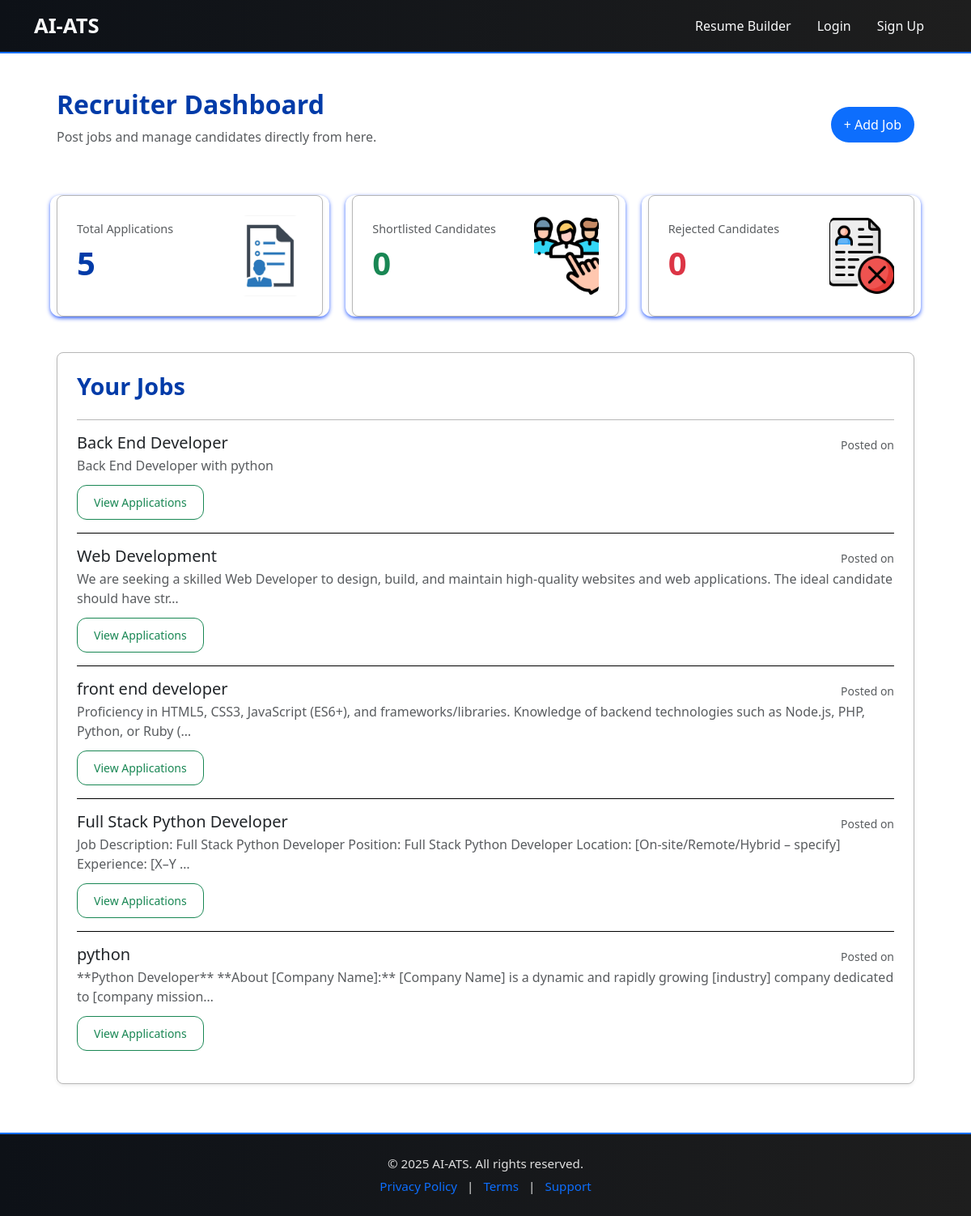
Page /dashboard/recruiter/ (signed in) on the committed database.
### core/models.py (models this page shows, shortened)
class Job(models.Model):
    title = models.CharField(max_length=200)
    description = models.TextField()
    recruiter = models.ForeignKey(
        'CustomUser',
        on_delete=models.CASCADE,
        limit_choices_to={'is_recruiter': True}
    )
    is_internal = models.BooleanField(default=True)
    external_url = models.URLField(blank=True, null=True)
    job_field = models.ForeignKey(JobField, on_delete=models.SET_NULL, null=True)

### core/views.py (the view)
# urls.py: path('dashboard/recruiter/', views.recruiter_dashboard, name='recruiter_dashboard'),
@login_required
def recruiter_dashboard(request):
    if not request.user.is_recruiter:
        return redirect('dashboard')
    recruiter_jobs = Job.objects.filter(recruiter=request.user)
    total_applications = Application.objects.filter(job__in=recruiter_jobs).count()
    shortlisted = Application.objects.filter(job__in=recruiter_jobs, status='shortlisted').count()
    rejected = Application.objects.filter(job__in=recruiter_jobs, status='rejected').count()
    context = {
        'jobs': recruiter_jobs,
        'total_applications': total_applications,
        'shortlisted': shortlisted,
        'rejected': rejected,
    }
    return render(request, 'core/recruiter_dashboard.html', context)

### core/templates/core/recruiter_dashboard.html (shortened to what this page needs)
{% extends 'core/base.html' %}
{% load static %}
{% block content %}
<div class="dashboard-container">
    <div class="d-flex justify-content-between align-items-center mb-4">
        <div>
            <h2 class="fw-bold">Recruiter Dashboard</h2>
            <p class="text-muted">Post jobs and manage candidates directly from here.</p>
        </div>
        <form action="{% url 'logout' %}" method="post">
            <a href="{% url 'post_job' %}" class="btn btn-primary rounded-pill px-3">+ Add Job </a>
        </form>
    </div>
    <div class="row g-3 mb-4">
    <div class="col-md-4">
        <div class="card shadow-sm p-4 rounded-3 d-flex flex-row justify-content-between align-items-center">
            <div>
                <h6 class="text-muted">Total Applications</h6>
                <h1 class="fw-bold">{{ total_applications|default:"0" }}</h1>
            </div>
            <div style="background:url('{% static 'images/totalaplicant.jpg' %}') no-repeat center center/cover;
                        height:100px; width:80px; border-radius:12px;">
            </div>
        </div>
    </div>
    <div class="col-md-4">
        <div class="card shadow-sm p-4 rounded-3 d-flex flex-row justify-content-between align-items-center">
            <div>
                <h6 class="text-muted">Shortlisted Candidates</h6>
                <h1 class="fw-bold text-success">{{ shortlisted|default:"0" }}</h1>
            </div>
            <div style="background:url('{% static 'images/shortlisted.png' %}') no-repeat center center/cover;
                        height:100px; width:80px; border-radius:12px;">
            </div>
        </div>
    </div>
    <div class="col-md-4">
        <div class="card shadow-sm p-4 rounded-3 d-flex flex-row justify-content-between align-items-center">
            <div>
                <h6 class="text-muted">Rejected Candidates</h6>
                <h1 class="fw-bold text-danger">{{ rejected|default:"0" }}</h1>
            </div>
            <div style="background:url('{% static 'images/rejected.png' %}') no-repeat center center/cover;
                        height:100px; width:80px; border-radius:12px;">
            </div>
        </div>
    </div>
</div>
    <div class="card shadow-sm p-4 rounded-3">
        <div class="d-flex justify-content-between align-items-center mb-3">
            <h3 class="fw-semibold">Your Jobs</h3>
        </div>
        <ul class="list-group list-group-flush ">
            {% for job in jobs %}
            <li class="list-group-item py-3">
                <div class="d-flex w-100 justify-content-between align-items-center">
                    <h5 class="mb-1">{{ job.title }}</h5>
                    <small class="text-muted">Posted on {{ job.created_at|date:"M d, Y" }}</small>
                </div>
                <p class="mb-1 text-muted">{{ job.description|truncatechars:150 }}</p>
                <a href="{% url 'recruiter_job_applications' job.id %}" class="btn btn-sm btn-outline-success mt-2">View Applications</a>
            </li>
            {% empty %}
            <p class="text-muted">No jobs have been posted yet.</p>
            {% endfor %}
        </ul>
    </div>
</div>
{% endblock %}

### core/templates/core/base.html (style rules this page uses)
body { background-color: #ffffff; color: #e0e0e0; font-family: "Segoe UI", sans-serif; margin: 0; height: 100%; padding: 0; }
h1, h2, h3 { color: rgb(0, 59, 168); }
.card { background-color: #1e1e1e; color: #e0e0e0; border-radius: 12px; border: 1px solid #2a2a2a; box-shadow: 0px 4px 10px rgba(0,0,0,0.7); transition: transform 0.2s ease-in-out, box-shadow 0.2s ease-in-out; }
.btn { border-radius: 30px; padding: 10px 20px; font-weight: bold; transition: opacity 0.2s ease-in-out; }
.btn-primary { background-color: #0d6efd; border: none; }

### core/templates/core/recruiter_dashboard.html (style rules this page uses)
.dashboard-container { max-width: 1100px; gap: 20px; margin: auto; padding: 20px; display: flex; flex-direction: column; }
.row.g-3.mb-4 { display: flex; flex-wrap: wrap; border-color: black; gap: 20px; }
.col-md-4 { flex: 1; background: #fff; border-radius: 12px; box-shadow: 0 2px 5px rgba(0, 60, 255, 0.785); }
.card { background: #fff; border-radius: 16px; box-shadow: 10px 4px 12px rgb(0, 0, 0); transition: all 0.3s ease; border: 1px solid #b7b7b7; }
.card h3 { font-size: 1.8rem; }
.btn { font-weight: 500; border-radius: 12px; }
.list-group-item { border: 1px solid black; padding: 15px 0; }
h6.text-muted { font-size: 0.9rem; margin-bottom: 10px; }

### rows in the picture
Job: title "Back End Developer", description "Back End Developer with python"
Job: title "Web Development", description "We are seeking a skilled Web Developer to design, build, and maintain high-quality websites and web applications. The ideal candidate should have str…"
Job: title "front end developer", description "Proficiency in HTML5, CSS3, JavaScript (ES6+), and frameworks/libraries. Knowledge of backend technologies such as Node.js, PHP, Python, or Ruby (…"
Job: title "Full Stack Python Developer", description "Job Description: Full Stack Python Developer Position: Full Stack Python Developer Location: [On-site/Remote/Hybrid – specify] Experience: [X–Y …"
Job: title "python", description "**Python Developer** **About [Company Name]:** [Company Name] is a dynamic and rapidly growing [industry] company dedicated to [company mission…"

### other values in the picture
{{ total_applications|default:"0" }} "5"
{{ shortlisted|default:"0" }} "0"
{{ rejected|default:"0" }} "0"
